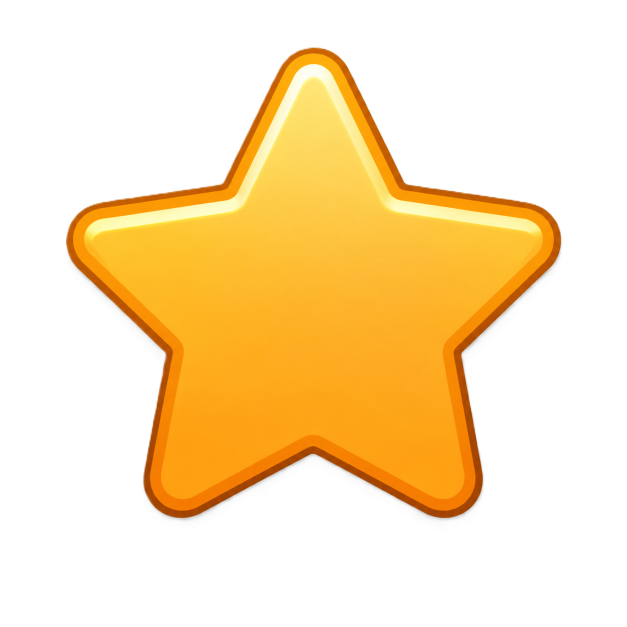
#> input picture kumpulan_icon/icon_moderator.png, 1254 x 1254 px, found by its file name (shown at 1/2 size)
$ python normalize_52.py
#> lines starting #> are read from the running program, lines starting #| are printed output that depends on the picture
import os
from PIL import Image, ImageFilter
import numpy as np

assets_dir = 'src/assets'
icons = [
    'icon_moderator.png', 'icon_operator.png', 'icon_voice.png',
    'icon_controlled.png', 'icon_wait.png', 'icon_silent.png',
    'icon_username.png', 'icon_wait_controlled.png', 'icon_noc.png'
]

TARGET = 52  # px

print(f"Normalizing all icons to {TARGET}x{TARGET} canvas (center-padded)...")

for icon_name in icons:
    path = os.path.join(assets_dir, icon_name)
    if not os.path.exists(path):
        continue

    img = Image.open(path).convert('RGBA')
#> img is the input picture: PIL image 1254x1254 RGBA; mean R, G, B, A 87.7, 63, 19.9, 85.3
    data = np.array(img)

    # Tight crop first
    rows = np.any(data[:, :, 3] > 0, axis=1)
    cols = np.any(data[:, :, 3] > 0, axis=0)
    if not np.any(rows) or not np.any(cols):
        print(f"  SKIP {icon_name} (empty)")
        continue

    ymin, ymax = np.where(rows)[0][[0, -1]]
#> ymin = 92; ymax = 1068
    xmin, xmax = np.where(cols)[0][[0, -1]]
#> xmin = 127; xmax = 1127
    cropped = img.crop((xmin, ymin, xmax + 1, ymax + 1))
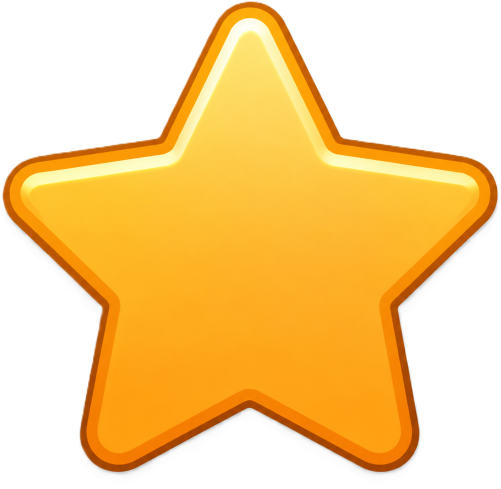
#> cropped: PIL image 1001x977 RGBA (shown at 1/2 size); mean R, G, B, A 141, 101.2, 32, 137.2; transparent parts drawn white
    cw, ch = cropped.size
#> cw = 1001; ch = 977

    # If already fits in TARGET, just center it
    if cw <= TARGET and ch <= TARGET:
        canvas = Image.new('RGBA', (TARGET, TARGET), (0, 0, 0, 0))
        ox = (TARGET - cw) // 2
        oy = (TARGET - ch) // 2
        canvas.paste(cropped, (ox, oy))
        result = canvas
    else:
        # Scale down proportionally to fit TARGET
        ratio = min(TARGET / cw, TARGET / ch)
#> ratio = 0.0519
        new_w = int(cw * ratio)
#> new_w = 52
        new_h = int(ch * ratio)
#> new_h = 50
        resized = cropped.resize((new_w, new_h), Image.LANCZOS)
        canvas = Image.new('RGBA', (TARGET, TARGET), (0, 0, 0, 0))
#> canvas: PIL image 52x52 RGBA; every value is 0
        ox = (TARGET - new_w) // 2
#> ox = 0
        oy = (TARGET - new_h) // 2
#> oy = 1
        canvas.paste(resized, (ox, oy))
        result = canvas

    # Apply Unsharp Mask to sharpen edges
    r, g, b, a = result.split()
    rgb = Image.merge('RGB', (r, g, b))
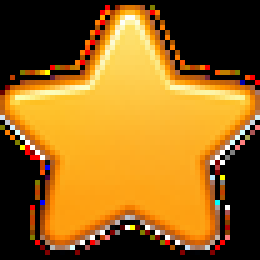
#> rgb: PIL image 52x52 RGB (shown 5 times larger); mean R, G, B 145, 99.2, 28.5
    sharp = rgb.filter(ImageFilter.UnsharpMask(radius=1.5, percent=120, threshold=2))
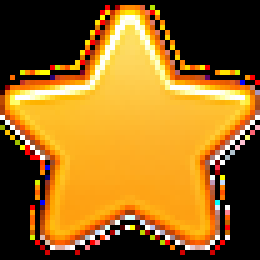
#> sharp: PIL image 52x52 RGB (shown 5 times larger); mean R, G, B 148.9, 103, 31
    r2, g2, b2 = sharp.split()
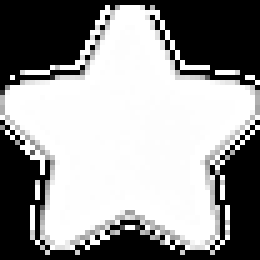
#> r2: PIL image 52x52 L (shown 5 times larger); min 0, max 255, mean 148.9
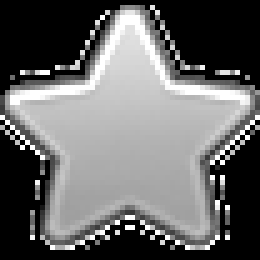
#> g2: PIL image 52x52 L (shown 5 times larger); min 0, max 255, mean 103
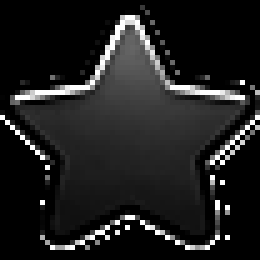
#> b2: PIL image 52x52 L (shown 5 times larger); min 0, max 255, mean 31
    result = Image.merge('RGBA', (r2, g2, b2, a))
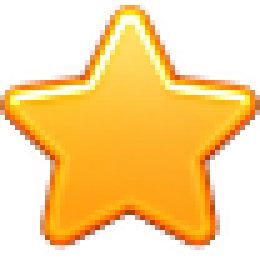
#> result: PIL image 52x52 RGBA (shown 5 times larger); mean R, G, B, A 148.9, 103, 31, 131.8; transparent parts drawn white

    result.save(path)
    print(f"  {icon_name}: content {cw}x{ch} -> canvas {TARGET}x{TARGET}")
#|   icon_moderator.png: content 1001x977 -> canvas 52x52
#> pass 3 of the loop `for icon_name in icons:`:
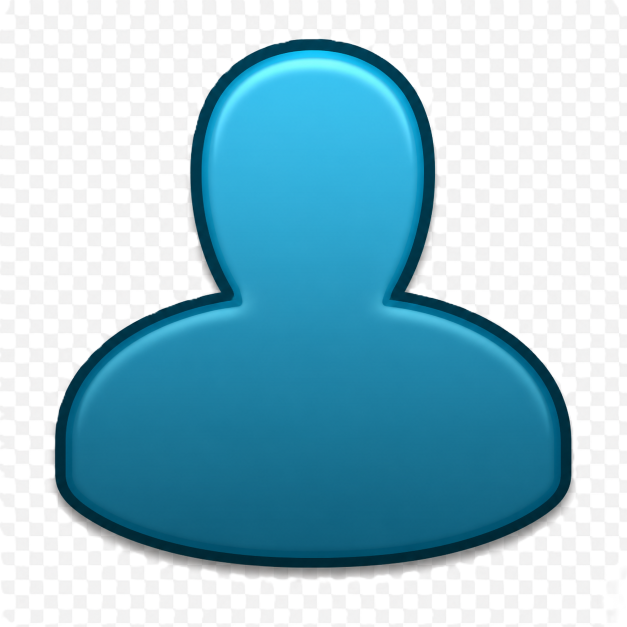
#> input picture kumpulan_icon/icon_voice.png, 1254 x 1254 px, found by its file name (shown at 1/2 size)
#> img is the input picture: PIL image 1254x1254 RGBA; mean R, G, B, A 99.1, 141.3, 155.9, 182.7
#> ymin = 0; ymax = 1253
#> xmin = 0; xmax = 1253
#> resized: PIL image 52x52 RGBA
#> `r, g, b, a = result.split()`:
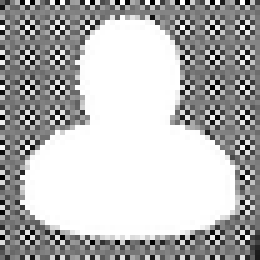
#> a: PIL image 52x52 L (shown 5 times larger); min 0, max 255, mean 182.3
#> `result = Image.merge('RGBA', (r2, g2, b2, a))`:
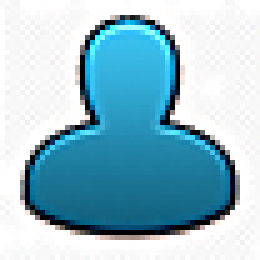
#> result: PIL image 52x52 RGBA (shown 5 times larger); mean R, G, B, A 146.8, 186.4, 200.6, 182.3; transparent parts drawn white
#|   icon_voice.png: content 1254x1254 -> canvas 52x52
#> the loop made 9 passes; the first 3 are shown

print("Done!")
